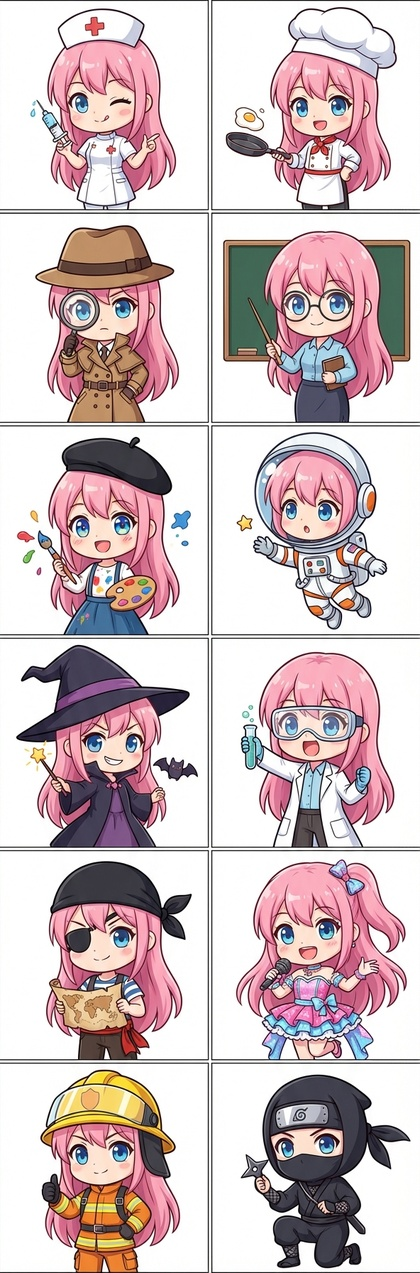
#> input picture image/geminiimagegen/62903562-cc9a-4b87-8643-970c57b2e893.jpeg, 420 x 1273 px, shrunk from 592 x 1792 before the run, found by its file name
$ python crop_grid.py
#> lines starting #> are read from the running program, lines starting #| are printed output that depends on the picture
from PIL import Image
import os

img = Image.open(r'E:\VCP\image\geminiimagegen\62903562-cc9a-4b87-8643-970c57b2e893.jpeg')
#> img is the input picture: PIL image 420x1273 RGB; mean R, G, B 209, 192.1, 194.2
w, h = img.size
#> w = 420; h = 1273
cw, ch = w // 2, h // 6
#> cw = 210; ch = 212
out = r'E:\VCP\image\geminiimagegen\cropped'
os.makedirs(out, exist_ok=True)
names = ['nurse','chef','detective','teacher','artist','astronaut','witch','scientist','pirate','idol','firefighter','ninja']
for i in range(12):
    col, row = i % 2, i // 2
    box = (col*cw, row*ch, (col+1)*cw, (row+1)*ch)
    img.crop(box).save(os.path.join(out, f'{names[i]}.png'))
    print(f'Saved {names[i]}.png')
#> this loop made 12 passes
#> pass 1, `img.crop(box).save(os.path.join(out, f'{names[i]}.png'))`:
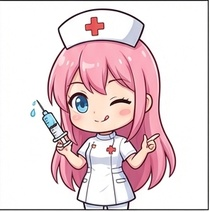
#> saved as nurse.png: PIL image 210x212 RGB; mean R, G, B 232.3, 212.8, 216.7
#> pass 2, `img.crop(box).save(os.path.join(out, f'{names[i]}.png'))`:
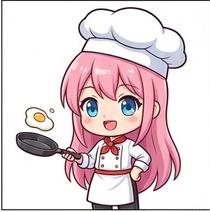
#> saved as chef.png: PIL image 210x212 RGB; mean R, G, B 226.7, 209.8, 213.4
print('Done!')

$ run again, with image/geminiimagegen/00e22629-ae41-461b-b0d3-65618288cf14.jpeg copied over image/geminiimagegen/62903562-cc9a-4b87-8643-970c57b2e893.jpeg
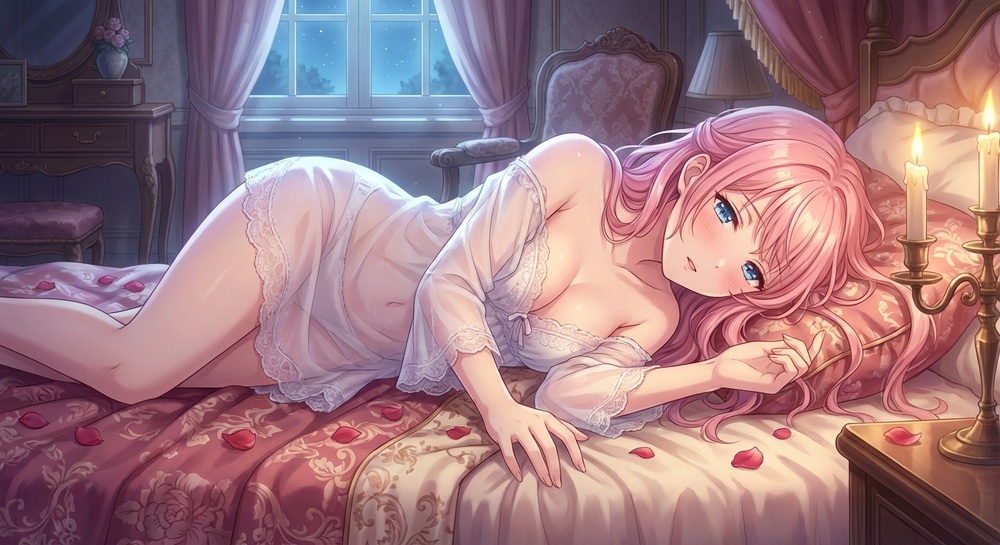
#> input picture image/geminiimagegen/00e22629-ae41-461b-b0d3-65618288cf14.jpeg, 1000 x 545 px, shrunk from 1408 x 768 before the run, found by its file name
#> img is the input picture: PIL image 1000x545 RGB; mean R, G, B 156.9, 120, 127.8
#> the loop `for i in range(12):` made 12 passes
#> pass 1, `img.crop(box).save(os.path.join(out, f'{names[i]}.png'))`:
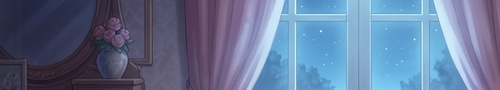
#> saved as nurse.png: PIL image 500x90 RGB; mean R, G, B 99.5, 117.3, 149
#> pass 2, `img.crop(box).save(os.path.join(out, f'{names[i]}.png'))`:
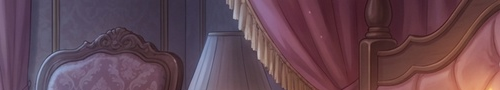
#> saved as chef.png: PIL image 500x90 RGB; mean R, G, B 101.7, 70.8, 82.6

$ run again, with image/geminiimagegen/2c924477-25dc-4621-a79f-4d8c1406a794.jpeg copied over image/geminiimagegen/62903562-cc9a-4b87-8643-970c57b2e893.jpeg
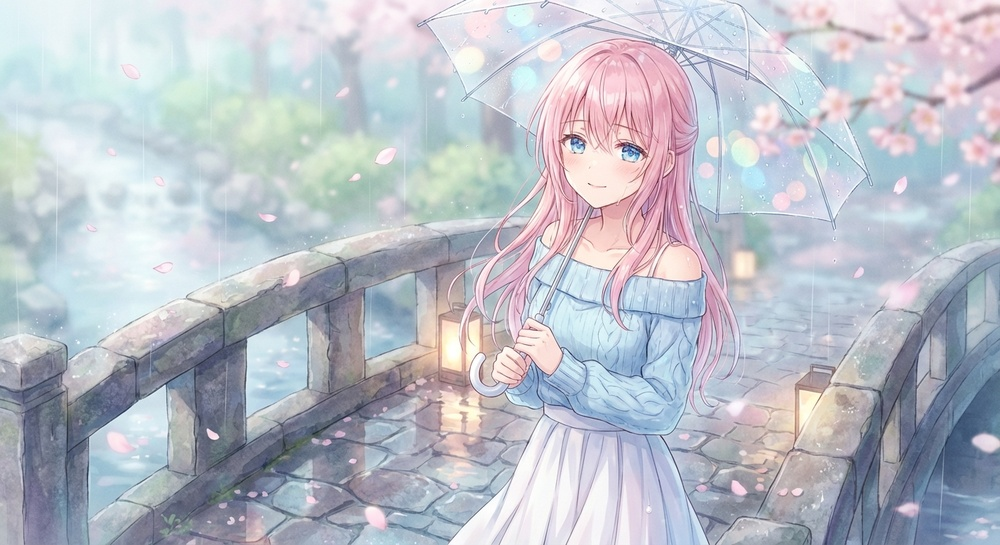
#> input picture image/geminiimagegen/2c924477-25dc-4621-a79f-4d8c1406a794.jpeg, 1000 x 545 px, shrunk from 1408 x 768 before the run, found by its file name
#> img is the input picture: PIL image 1000x545 RGB; mean R, G, B 186.8, 191.2, 200.5
#> the loop `for i in range(12):` made 12 passes
#> pass 1, `img.crop(box).save(os.path.join(out, f'{names[i]}.png'))`:
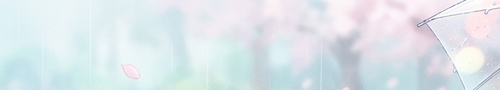
#> saved as nurse.png: PIL image 500x90 RGB; mean R, G, B 221.2, 230.2, 234.9
#> pass 2, `img.crop(box).save(os.path.join(out, f'{names[i]}.png'))`:
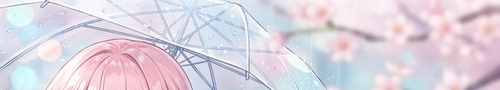
#> saved as chef.png: PIL image 500x90 RGB; mean R, G, B 220.6, 212.6, 223
